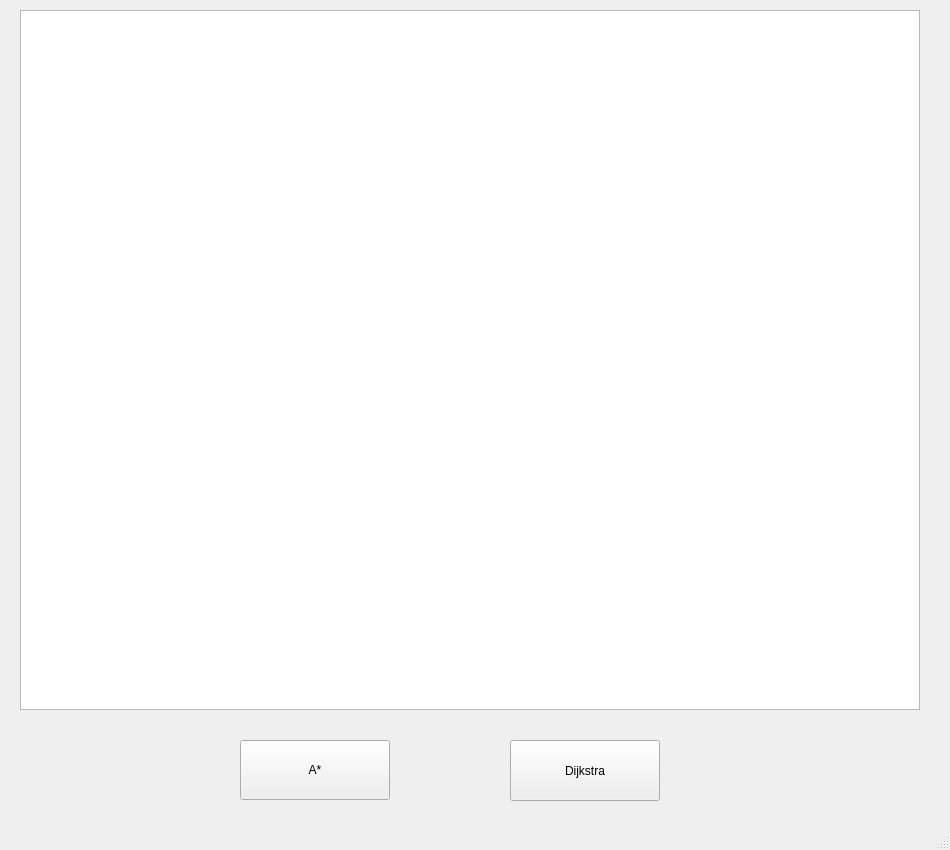
<?xml version="1.0" encoding="UTF-8"?>
<ui version="4.0">
 <class>MainWindow</class>
 <widget class="QMainWindow" name="MainWindow">
  <property name="geometry">
   <rect>
    <x>0</x>
    <y>0</y>
    <width>950</width>
    <height>850</height>
   </rect>
  </property>
  <property name="windowTitle">
   <string>MainWindow</string>
  </property>
  <widget class="QWidget" name="centralwidget">
   <widget class="QPushButton" name="btn_astar">
    <property name="geometry">
     <rect>
      <x>240</x>
      <y>740</y>
      <width>150</width>
      <height>60</height>
     </rect>
    </property>
    <property name="text">
     <string>A*</string>
    </property>
   </widget>
   <widget class="QPushButton" name="btn_dijkstra">
    <property name="geometry">
     <rect>
      <x>510</x>
      <y>740</y>
      <width>150</width>
      <height>61</height>
     </rect>
    </property>
    <property name="text">
     <string>Dijkstra</string>
    </property>
   </widget>
   <widget class="QGraphicsView" name="graphicsView">
    <property name="geometry">
     <rect>
      <x>20</x>
      <y>10</y>
      <width>900</width>
      <height>700</height>
     </rect>
    </property>
   </widget>
  </widget>
  <widget class="QMenuBar" name="menubar">
   <property name="geometry">
    <rect>
     <x>0</x>
     <y>0</y>
     <width>950</width>
     <height>20</height>
    </rect>
   </property>
  </widget>
  <widget class="QStatusBar" name="statusbar"/>
 </widget>
 <resources/>
 <connections/>
</ui>
